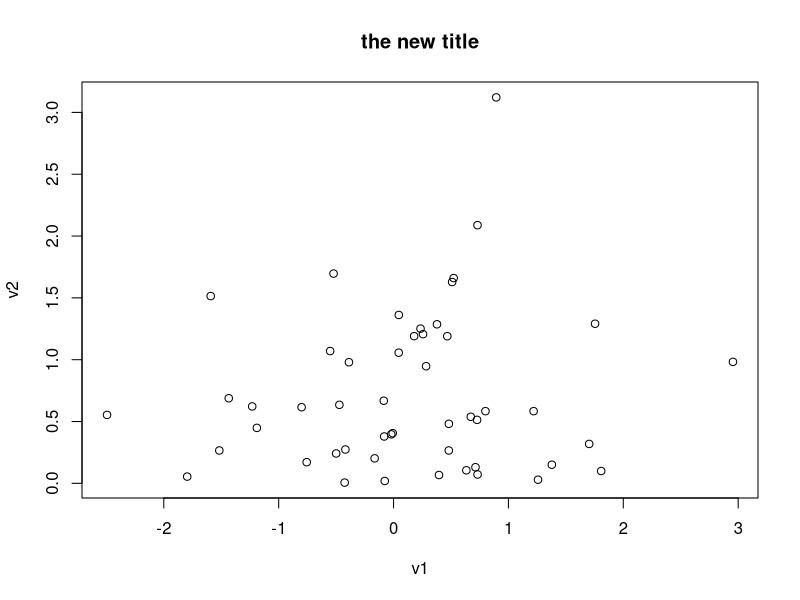
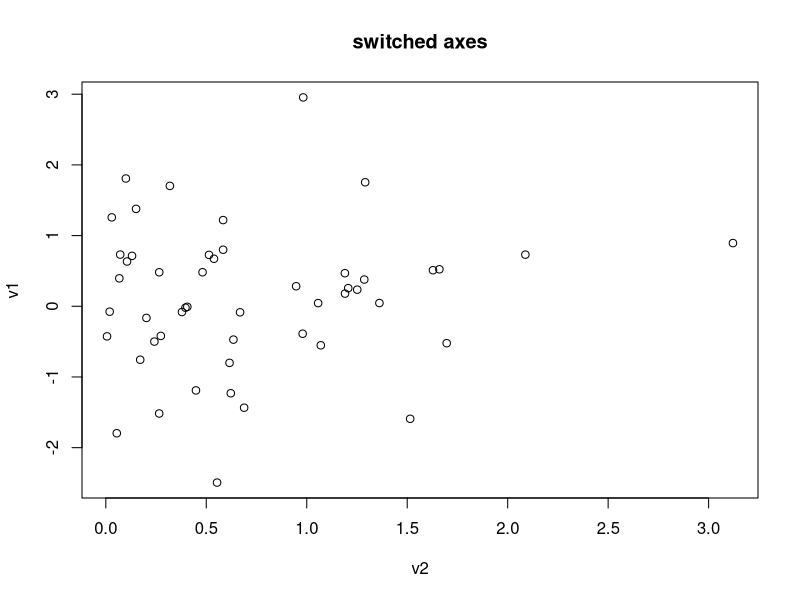
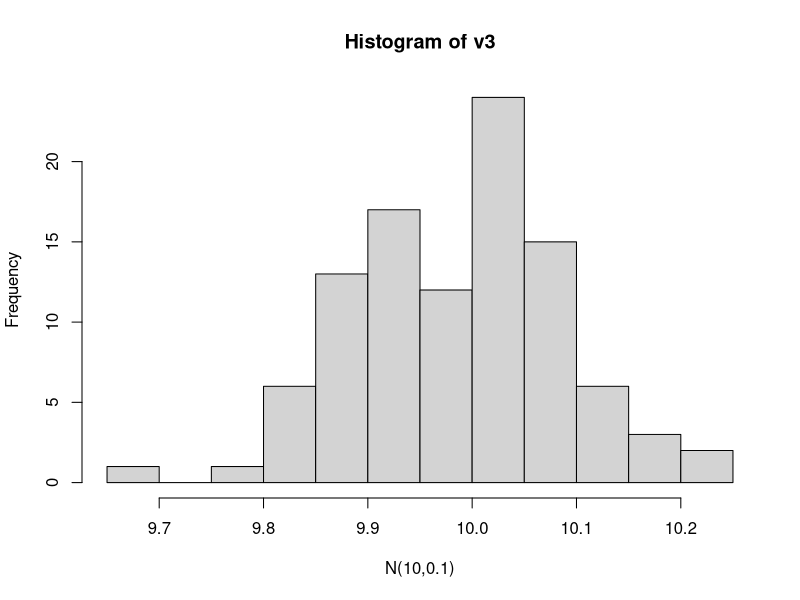

The R script that drew these images, in order: (Note: this script raises an error after producing the figures.)
## This is not very interesting
## This is test code to draw from two different distributions

## nn is just naming of "magic number"
nn <- 50
v1 <- rnorm(nn)
v2 <- rexp(nn)
v1 ## must evaluate variable to show output below

plot(v1,v2,main = "the new title")
plot(v2,v1,main = "switched axes")

## new task: histogram of 100 draws from normal with mean = 10, std dev = .1
v3 <- rnorm(100, mean = 10, sd = .1)
hist(v3,xlab="N(10,0.1)")

## note: xlab, ylab name axes and main names the whole plot

## now we pull in a data set, want to find particular data for certain
## subsets of that data (ie state and color)

speeds <- read.table('car-speeds.csv', sep = ",", header=TRUE)
speedsUtah <- subset(speeds,State=='Utah')
summary(subset(speedsUtah,Color=='Red'))
summary(subset(speedsUtah,Color=='White'))
summary(subset(speedsUtah,Color=='Blue'))
summary(subset(speedsUtah,Color=='Black'))
## make a function to return mean, sd, and length
moments <- function(vec) {
  mm <- mean(vec)  
  ll <- sd(vec)
  length <- length(vec)
  ret <- data.frame(mean=mm,sd=ll,NumInstances=length)
  return(ret)
}

## split up data, do moments function to each split, return in df
speed_summary1 <- ddply(speeds,c('Color','State'),function(df){moments(df$Speed)})
speed_summary2 <- ddply(speeds,c('Color'),function(df){moments(df$Speed)})

## plot via a histogram
library(lattice)
summary(speeds)
histogram(~Speed|State, speeds)
histogram(~Speed|State*Color, speeds)
## typically, you do y~x, but since histogram, no y (frequency automatic)
## gets kind of messy; latticeExtra package can help, but not doing this now

histogram(~Speed|Color, speeds)

## use ldply to make a data.frame
## that has 10 draws of rnorm each for mean = 1:10
## then use bwplot to plot results
## bonus for *indentation *useful variable names *useful comments

random <- function(integer){
  vec <- rnorm(10,mean = integer,sd=1)
  mm <- integer
  ret <- data.frame(mean=mm,values=vec)
  return(ret)
}

RandomList <- ldply(1:10,random)
bwplot(~values|factor(mean),RandomList,main='Distribution with Varying Mean')
## no y again, so nothing before ~
## condition on mean (which we make a factor)
## tell it that the information comes from data set RandomList

## other possible commands
str(speeds)
head(speeds)

